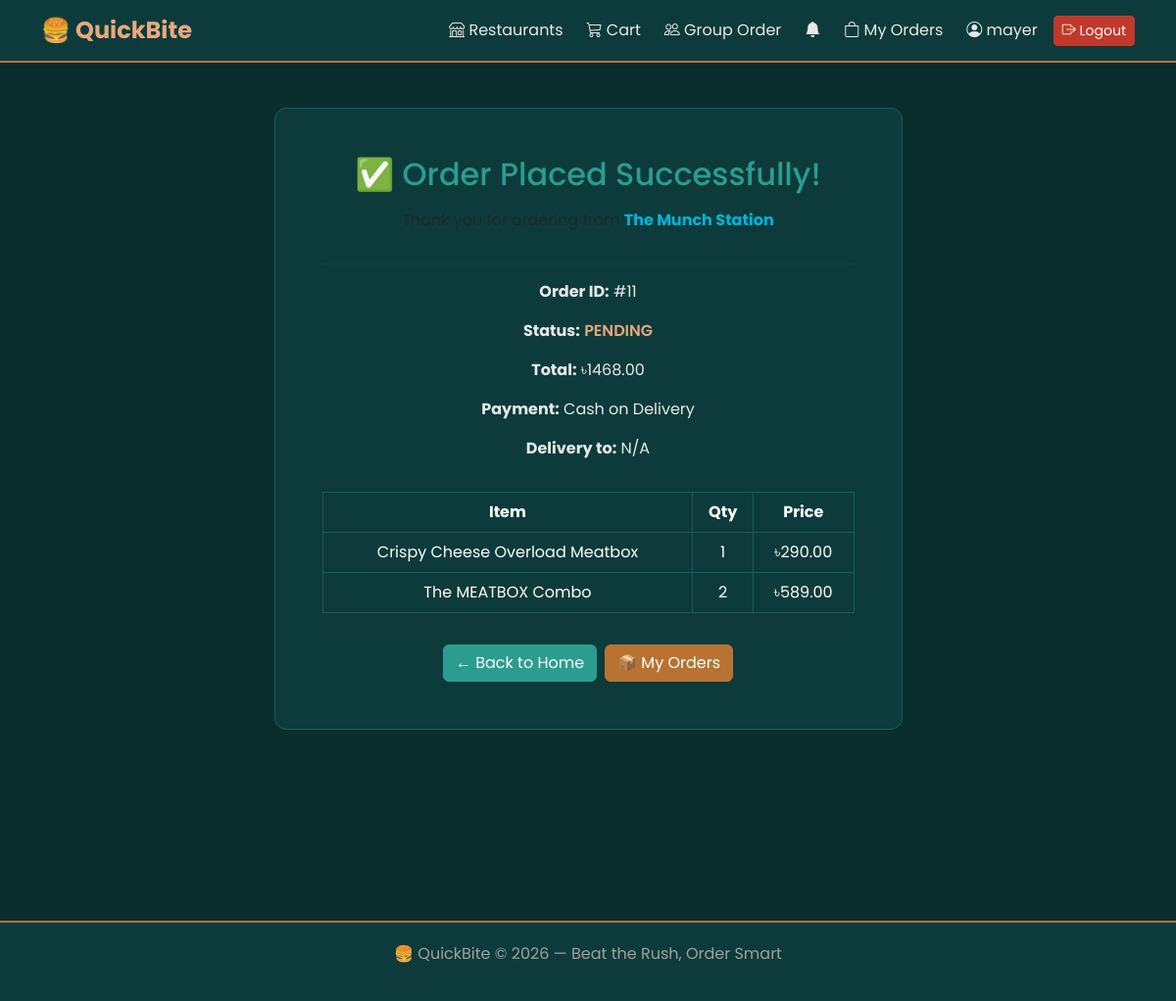
The app's page /orders/success/11/ (signed in), older data.
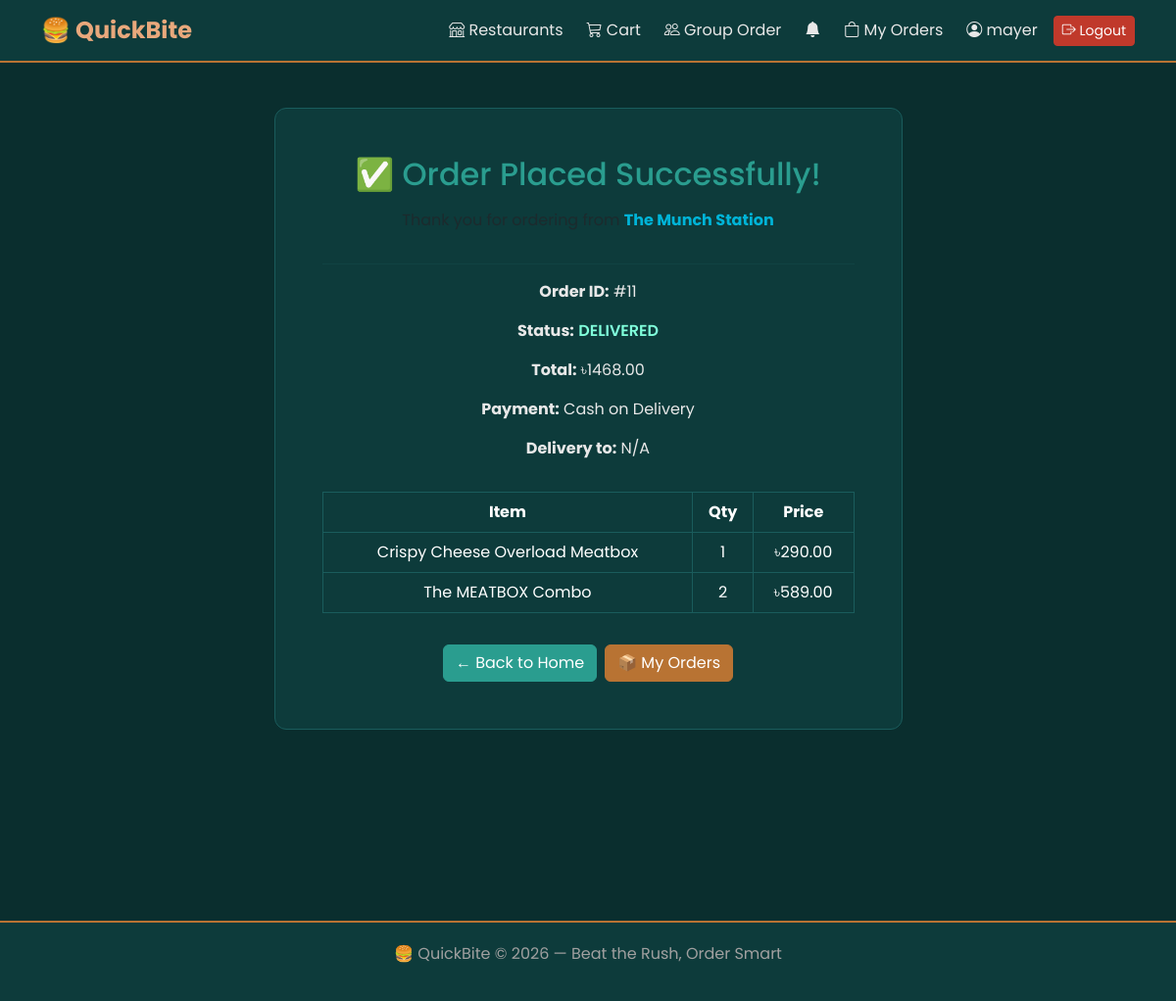
The same page, newer data.
### orders/models.py (models this page shows, shortened)
class Order(models.Model):
    PAYMENT_CHOICES = [
        ('COD', 'Cash on Delivery'),
        ('BKASH', 'Bkash'),
        ('NAGAD', 'Nagad'),
    ]
    STATUS_CHOICES = [
        ('PENDING',    'Order Placed'),
        ('CONFIRMED',  'Confirmed'),
        ('PREPARING',  'Preparing'),
        ('ON_THE_WAY', 'On the Way'),
        ('DELIVERED',  'Delivered'),
        ('CANCELED',   'Canceled'),
    ]
    restaurant = models.ForeignKey(
        Restaurant, on_delete=models.SET_NULL,
        null=True, related_name='orders'
    )
    user = models.ForeignKey(
        settings.AUTH_USER_MODEL,
        on_delete=models.CASCADE
    )
    status = models.CharField(
        max_length=20,
        choices=STATUS_CHOICES,
        default='PENDING'
    )
    total_price = models.DecimalField(
        max_digits=10, decimal_places=2, default=0
    )
    delivery_charge = models.DecimalField(
        max_digits=6, decimal_places=2, default=0
    )
    is_paid = models.BooleanField(default=False)
    created_at = models.DateTimeField(auto_now_add=True)
    payment_method = models.CharField(
        max_length=10,
        choices=PAYMENT_CHOICES,
        default='COD'
    )
    customer_phone = models.CharField(max_length=15)
    customer_address = models.TextField()

### restaurants/models.py (models this page shows, shortened)
class Restaurant(models.Model):
    owner = models.OneToOneField(
        settings.AUTH_USER_MODEL,
        on_delete=models.CASCADE,
        related_name='restaurant'
    )
    name = models.CharField(max_length=100)
    description = models.TextField()
    image = models.ImageField(upload_to='restaurant_images/', blank=True, null=True)
    address = models.CharField(max_length=255)
    phone = models.CharField(max_length=15, blank=True, null=True)
    opening_time = models.TimeField(blank=True, null=True)
    closing_time = models.TimeField(blank=True, null=True)
    is_active = models.BooleanField(default=True)

### orders/views.py (the view)
# urls.py: path('success/<int:order_id>/', views.order_success, name='order_success'),
@login_required
def order_success(request, order_id):
    order = get_object_or_404(Order, id=order_id, user=request.user)
    return render(request, 'orders/order_success.html', {'order': order})

### orders/views.py (called while the page is built)
def notification_count(request):
    if request.user.is_authenticated:
        count = request.user.notifications.filter(is_read=False).count()
        return {'unread_notifications': count}
    return {'unread_notifications': 0}

### templates/orders/order_success.html (shortened to what this page needs)
{% extends 'base.html' %}
{% block content %}
<div class="row justify-content-center">
    <div class="col-md-7 text-center">
        <div class="card p-5">
            <h2 style="color:#2a9d8f;">✅ Order Placed Successfully!</h2>
            <p class="mt-2 text-muted">Thank you for ordering from
                <strong style="color:#00b4d8;">{{ order.restaurant.name }}</strong>
            </p>
            <hr style="border-color:#415a77;">
            <p><strong>Order ID:</strong> #{{ order.id }}</p>
            <p><strong>Status:</strong>
                <span class="status-{{ order.status }}">{{ order.status }}</span>
            </p>
            <p><strong>Total:</strong> ৳{{ order.total_price }}</p>
            <p><strong>Payment:</strong> {{ order.get_payment_method_display }}</p>
            <p><strong>Delivery to:</strong> {{ order.customer_address }}</p>
            <table class="table table-dark table-bordered mt-3">
                <thead>
                    <tr><th>Item</th><th>Qty</th><th>Price</th></tr>
                </thead>
                <tbody>
                    {% for item in order.items.all %}
                    <tr>
                        <td>{{ item.menu_item.name }}</td>
                        <td>{{ item.quantity }}</td>
                        <td>৳{{ item.price }}</td>
                    </tr>
                    {% endfor %}
                </tbody>
            </table>
            <div class="d-flex gap-2 justify-content-center mt-3">
                <a href="{% url 'home' %}" class="btn btn-primary">← Back to Home</a>
                <a href="{% url 'orders:my_orders' %}" class="btn btn-success">📦 My Orders</a>
            </div>
        </div>
    </div>
</div>
{% endblock %}

Row changes from the older to the newer data that the page shows:
changed Order "Cash on Delivery": status "PENDING" → "DELIVERED"
